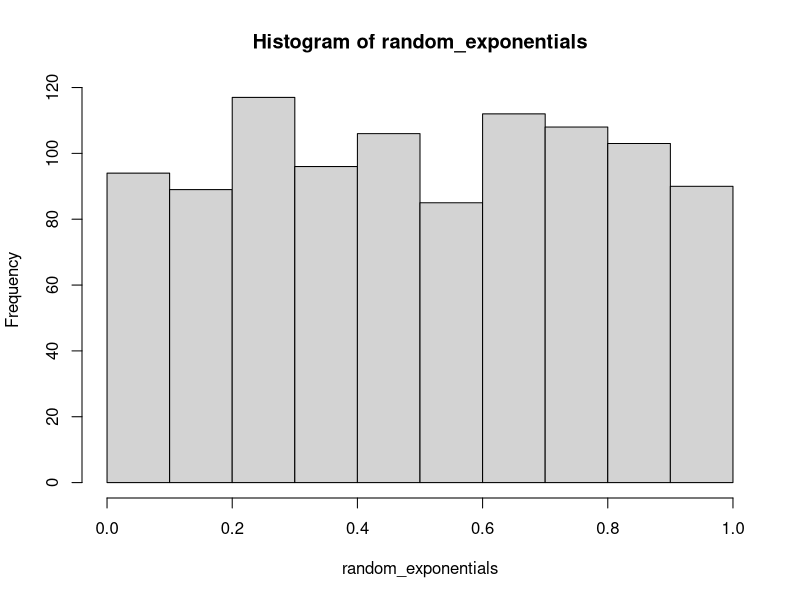
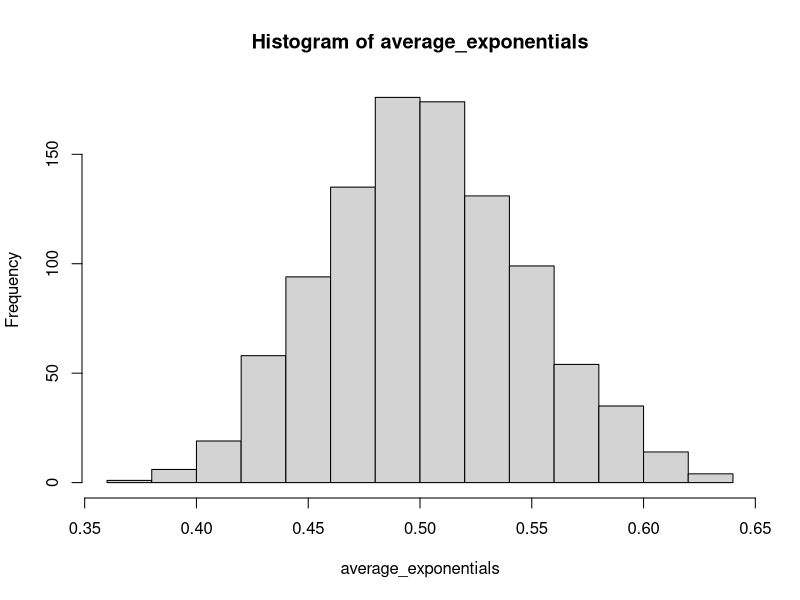
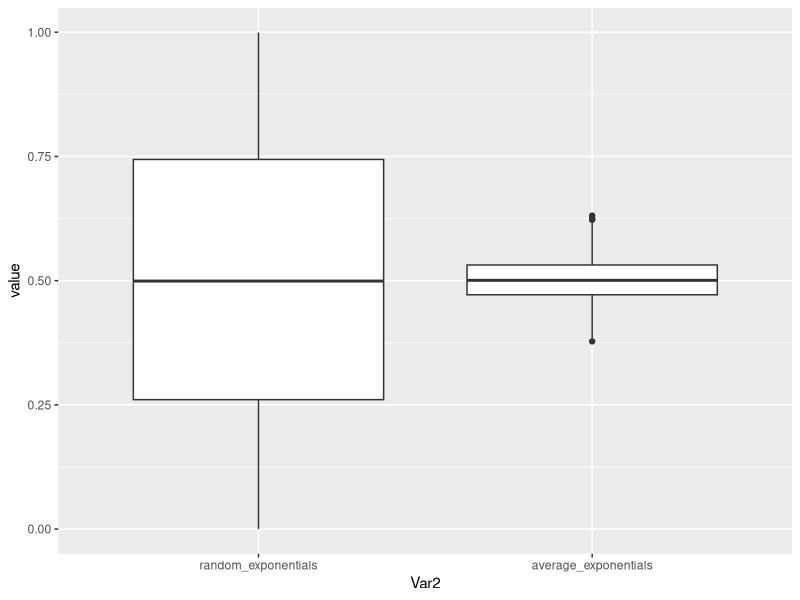
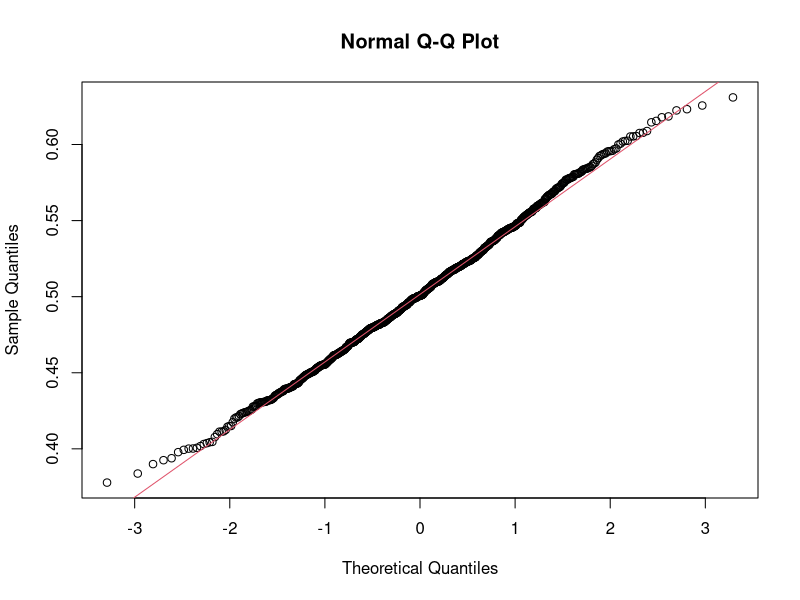

These figures' R source, in order:
## ---- chunk 1
#install.packages("tinytex")
library(tidyverse)
## ---- chunk 2
### As a motivating example, compare the distribution of 1000 random uniforms
#hist(runif(1000))
#and the distribution of 1000 averages of 40 random uniforms
#mns = NULL
#for (i in 1 : 1000) mns = c(mns, mean(runif(40)))
#hist(mns)
## ---- chunk 3
lambda <- 0.2
n <- 1000
random_exponentials <- runif(rexp(n,lambda))
hist(random_exponentials)
## ---- chunk 4
mns = NULL
n=40
for (i in 1 : 1000) mns = c(mns, mean(runif(rexp(n,lambda) )))
average_exponentials <- mns
hist(average_exponentials)
## ---- chunk 5
data_combine <- cbind(random_exponentials,average_exponentials)
## ---- chunk 6
library(reshape2)
data_combine_melt <- melt(data_combine)
head(data_combine_melt)
## ---- chunk 7
population_mean <- mean(random_exponentials)
sample_mean <- mean(average_exponentials)
sample_mean
population_mean
## ---- chunk 8
data_combine_melt %>% 
  ggplot(aes(x=Var2,y=value)) +
  geom_boxplot()
## ---- chunk 9
population_var <- var(random_exponentials)
sample_var <- var(average_exponentials)
sample_var
population_var
## ---- chunk 10
qqnorm(average_exponentials)
qqline(average_exponentials, col = 2)
## ---- chunk 11
# Test normal distribution
shapiro.test(average_exponentials)
